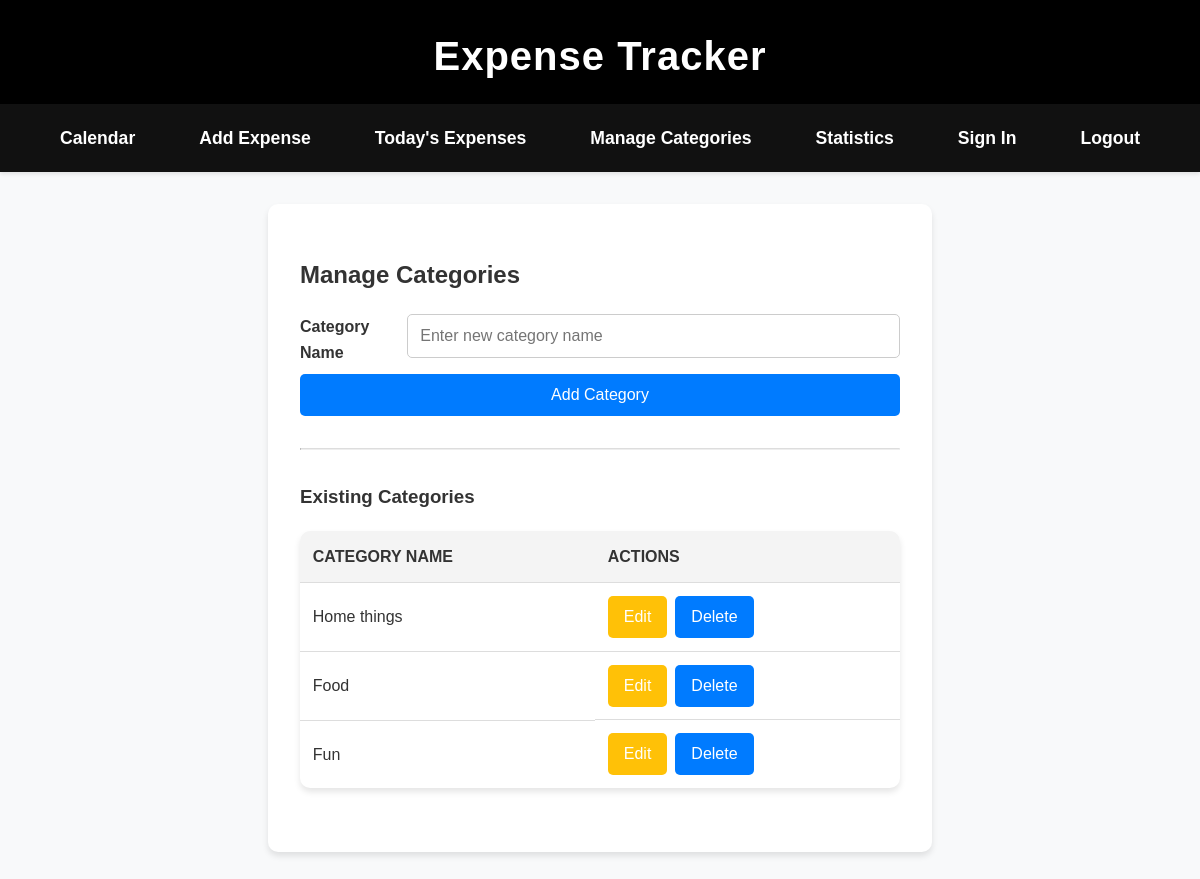
Page /manage-categories/ (signed in) on the committed database.
### expenses/models.py (models this page shows, shortened)
class Category(models.Model):
    name = models.CharField(max_length=100)
    user = models.ForeignKey(User, on_delete=models.CASCADE)
    class Meta:
        unique_together = ('name', 'user')

### expenses/views.py (the view, shortened to what this page needs)
# urls.py: path('manage-categories/', views.manage_categories, name='manage_categories'),
def manage_categories(request):
    categories = Category.objects.filter(user=request.user)
    context = {
        'categories': categories,
    }
    return render(request, 'expenses/manage_categories.html', context)

### expenses/templates/expenses/manage_categories.html (shortened to what this page needs)
{% extends 'expenses/base.html' %}
{% block content %}
<div class="form-container">
    <h2>Manage Categories</h2>
    <form method="post">
        <div class="form-group">
            <label for="category_name">Category Name</label>
            <input type="text" id="category_name" name="category_name" placeholder="Enter new category name" required>
        </div>
        <button type="submit">Add Category</button>
    </form>
    <hr class="separator">
    <h3>Existing Categories</h3>
    {% if categories.exists %}
    <table>
        <thead>
            <tr>
                <th>Category Name</th>
                <th>Actions</th>
            </tr>
        </thead>
        <tbody>
            {% for category in categories %}
            <tr>
                <td>{{ category.name }}</td>
                <td class="action-buttons">
    <a href="{% url 'expenses:edit_category' category.id %}" class="edit">Edit</a>
    <form action="{% url 'expenses:delete_category' category.id %}" method="post" style="margin: 0;">
        <button type="submit" class="delete">Delete</button>
    </form>
</td>
            </tr>
            {% endfor %}
        </tbody>
    </table>
    {% else %}
    <p>No categories added yet.</p>
    {% endif %}
</div>
{% endblock %}

### expenses/static/expenses/css/styles.css (style rules this page uses)
body { min-width: 800px; margin: 0; font-family: Arial, sans-serif; background-color: #f8f9fa; line-height: 1.6; color: #333; }
a { text-decoration: none; }
table { width: 90%; margin: 2rem auto; border-collapse: collapse; background-color: #fff; border-radius: 10px; box-shadow: 0 4px 6px rgba(0, 0, 0, 0.1); }
table th, table td { padding: 1rem; text-align: left; border-bottom: 1px solid #ddd; font-size: 1rem; }
table th { background-color: #f4f4f4; font-size: 1.2rem; font-weight: bold; }
table tr:last-child td { border-bottom: none; }
.form-container { width: 80%; max-width: 600px; margin: 2rem auto; background-color: #fff; padding: 2rem; border-radius: 10px; box-shadow: 0 4px 6px rgba(0, 0, 0, 0.1); }
.form-container label { display: block; margin-bottom: 0.5rem; font-weight: bold; }
.form-container input, .form-container select { width: 100%; padding: 0.75rem; font-size: 1rem; border: 1px solid #ccc; border-radius: 5px; margin-bottom: 1rem; transition: border-color 0.3s ease; }
.form-container button { padding: 0.75rem 1rem; font-size: 1rem; border: none; background-color: #007bff; color: #fff; border-radius: 5px; cursor: pointer; width: 100%; transition: background-color 0.3s ease, transform 0.2s ease; }
.form-group { display: flex; justify-content: space-between; gap: 1rem; }
.separator { margin: 2rem 0; border-top: 1px solid #ddd; }
.action-buttons { display: flex; }
.action-buttons a { padding: 0.5rem 1rem; font-size: 1rem; text-decoration: none; border-radius: 5px; color: #fff; margin-right: 0.5rem; transition: opacity 0.3s ease, transform 0.2s ease; }
.action-buttons a.edit { background-color: #ffc107; }
table { width: 100%; border-collapse: collapse; margin-top: 1rem; background-color: #fff; border-radius: 10px; box-shadow: 0 4px 6px rgba(0, 0, 0, 0.1); overflow: hidden; }
table th, table td { padding: 0.8rem; text-align: left; border-bottom: 1px solid #ddd; font-size: 1rem; }
table th { background-color: #f4f4f4; font-weight: bold; text-transform: uppercase; }

### rows in the picture
Category: name "Home things"
Category: name "Food"
Category: name "Fun"
